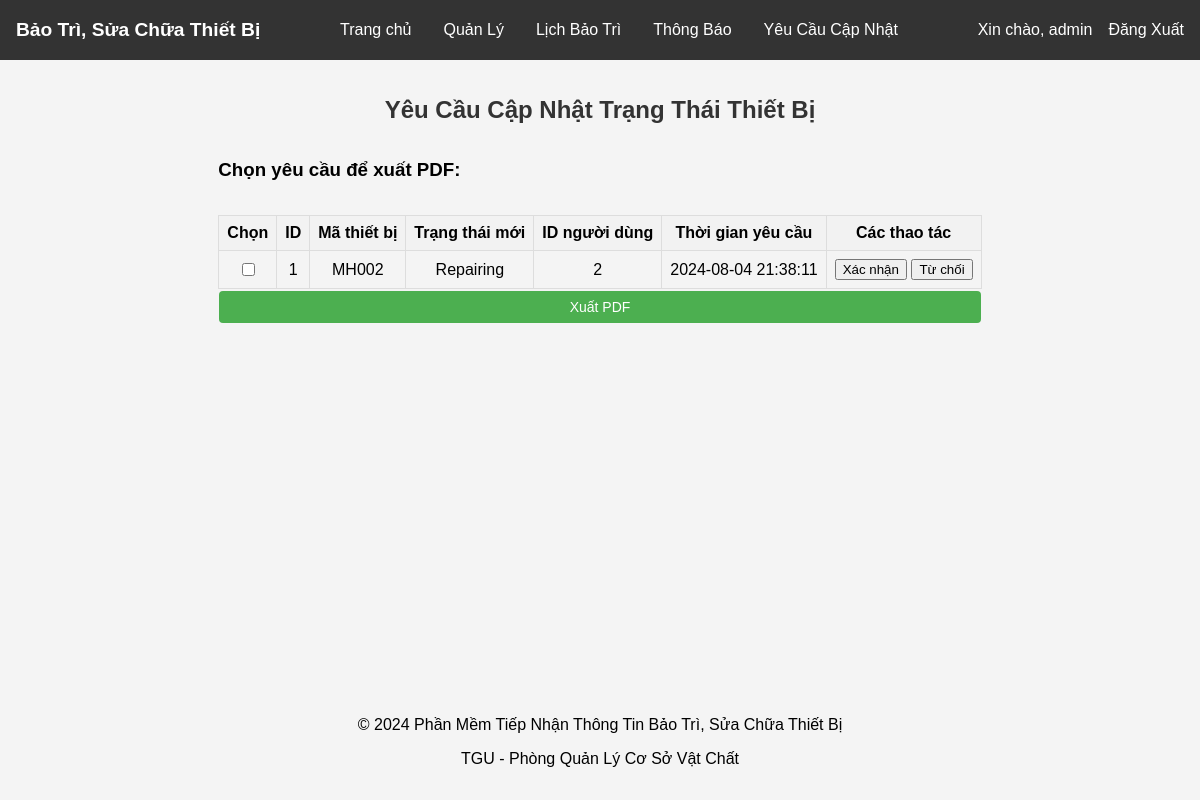
The page /admin/device_update_requests (signed in) on the database its author committed.
### tables this page shows
CREATE TABLE device_update_requests (
        id INTEGER PRIMARY KEY AUTOINCREMENT,
        device_code TEXT NOT NULL,
        requested_by INTEGER NOT NULL,
        new_status TEXT NOT NULL,
        request_status TEXT NOT NULL,
        timestamp TEXT NOT NULL,
        FOREIGN KEY (device_code) REFERENCES devices (device_code),
        FOREIGN KEY (requested_by) REFERENCES users (id)
    );

### app.py (the view)
@app.route('/admin/device_update_requests')
@login_required
def device_update_requests():
    if session.get('role') != 'admin':
        return redirect(url_for('login'))
    conn = get_db_connection()
    c = conn.cursor()
    c.execute('SELECT id, device_code, new_status, requested_by, timestamp FROM device_update_requests WHERE request_status = "pending"')
    requests = c.fetchall()
    conn.close()
    return render_template('admin/device_update_requests.html', requests=requests)

### app.py (called while the page is built)
def login_required(f):
    @wraps(f)
    def decorated_function(*args, **kwargs):
        if 'logged_in' not in session:
            flash('You need to log in first.')
            return redirect(url_for('login'))
        return f(*args, **kwargs)
    return decorated_function

def get_db_connection():
    conn = sqlite3.connect('database.db')
    conn.row_factory = sqlite3.Row
    return conn

### templates/admin/device_update_requests.html (shortened to what this page needs)
{% extends 'admin/base.html' %}
{% block content %}
<h2>Yêu Cầu Cập Nhật Trạng Thái Thiết Bị</h2>
<form action="{{ url_for('export_device_update_requests_pdf') }}" method="post">
    <h3>Chọn yêu cầu để xuất PDF:</h3>
    <table>
        <thead>
            <tr>
                <th>Chọn</th>
                <th>ID</th>
                <th>Mã thiết bị</th>
                <th>Trạng thái mới</th>
                <th>ID người dùng</th>
                <th>Thời gian yêu cầu</th>
                <th>Các thao tác</th>
            </tr>
        </thead>
        <tbody>
            {% for request in requests %}
                <tr>
                    <td><input type="checkbox" name="request_ids" value="{{ request[0] }}"></td>
                    <td>{{ request[0] }}</td>
                    <td>{{ request[1] }}</td>
                    <td>{{ request[2] }}</td>
                    <td>{{ request[3] }}</td>
                    <td>{{ request[4] }}</td>
                    <td>
                        <form action="{{ url_for('approve_update_request', request_id=request[0]) }}" method="post" style="display:inline;">
                            <input type="submit" value="Xác nhận" onclick="return confirm('Bạn có muốn Xác nhận yêu cầu?');">
                        </form>
                        <form action="{{ url_for('reject_update_request', request_id=request[0]) }}" method="post" style="display:inline;">
                            <input type="submit" value="Từ chối" onclick="return confirm('Bạn có muốn Từ chối yêu cầu?');">
                        </form>
                    </td>
                </tr>
            {% endfor %}
        </tbody>
    </table>
    <button type="submit">Xuất PDF</button>
</form>
{% endblock %}

### static/styles.css (style rules this page uses)
body { font-family: Arial, sans-serif; margin: 0; padding: 0; display: flex; justify-content: center; align-items: center; height: 100vh; background-color: #f4f4f4; }
h2 { text-align: center; margin-bottom: 1rem; }
form { display: flex; flex-direction: column; }
button { padding: 0.5rem; background-color: #333; color: white; border: none; border-radius: 4px; cursor: pointer; }
form { margin-bottom: 1rem; }
table { width: 100%; border-collapse: collapse; margin-top: 1rem; text-align: center; }
th, td { border: 1px solid #ddd; padding: 8px; }
th { background-color: #f2f2f2; font-weight: bold; }
button, .reset-button { background-color: #4CAF50; color: white; border: none; padding: 8px 16px; text-align: center; text-decoration: none; display: inline-block; font-size: 14px; margin: 2px 1px; cursor: pointer; border-radius: 4px; }
body { font-family: Arial, sans-serif; margin: 0; padding: 0; background-color: #f4f4f4; }
h2 { color: #333; }

### templates/admin/base.html (style rules this page uses)
body { font-family: Arial, sans-serif; margin: 0; padding: 0; display: flex; flex-direction: column; min-height: 100vh; }

### rows shown on the page
device_update_requests: id "1", device_code "MH002", new_status "Repairing", requested_by "2", timestamp "2024-08-04 21:38:11"

### other values the page prints
{{ session.username }} "admin"
